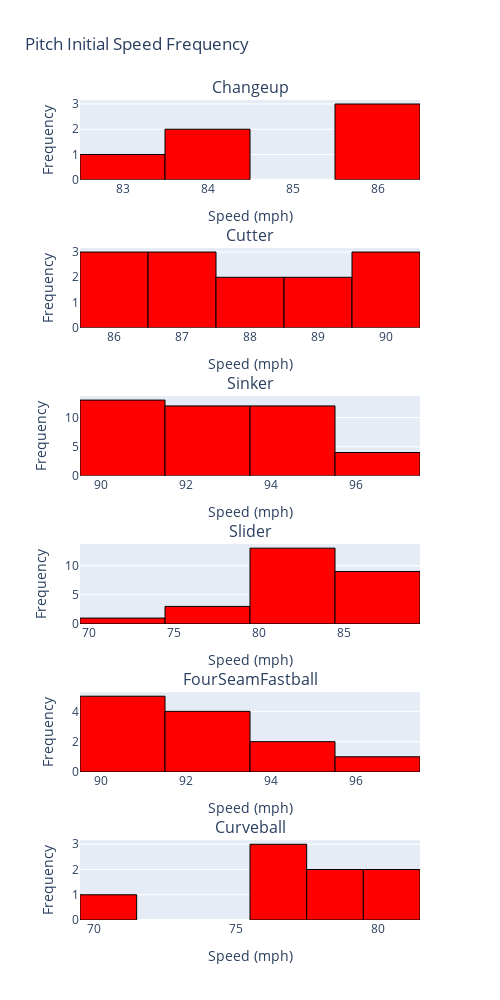

Here is the notebook cell this chart was saved with:
### Code cell
# Calculate the minimum and maximum speed
min_speed = min(min(speed) for speed in pitch_speed)
max_speed = max(max(speed) for speed in pitch_speed)

# Create subplots
fig = make_subplots(rows=len(pitch_type_types), cols=1, subplot_titles=pitch_type_types)

# Add histograms to subplots
for i in range(len(pitch_type_types)):
    hist = go.Histogram(
        x=pitch_speed[i],
        nbinsx=6,
        marker_color='red',
        marker_line_color='black',
        marker_line_width=1
    )

    fig.add_trace(hist, row=i+1, col=1)

    # Update x and y axis labels for each subplot
    fig.update_xaxes(title_text="Speed (mph)", row=i+1, col=1)
    fig.update_yaxes(title_text="Frequency", row=i+1, col=1)

# Update layout
fig.update_layout(
    height=1000,  # Adjust height as needed
    width=500,   # Adjust width as needed
    title_text='Pitch Initial Speed Frequency',
    showlegend=False
)

fig.show()

### Figure 1 — Plotly figure (JSON) as saved in the notebook; plotly's stock layout.template omitted (floating-point values rounded to 4 significant figures)
{"data": [{"marker": {"color": "red", "line": {"color": "black", "width": 1}}, "nbinsx": 6, "type": "histogram", "x": [86, 83, 84, 86, 86, 84], "xaxis": "x", "yaxis": "y"}, {"marker": {"color": "red", "line": {"color": "black", "width": 1}}, "nbinsx": 6, "type": "histogram", "x": [88, 87, 90, 90, 90, 86, 87, 87, 89, 86, 89, 86, 88], "xaxis": "x2", "yaxis": "y2"}, {"marker": {"color": "red", "line": {"color": "black", "width": 1}}, "nbinsx": 6, "type": "histogram", "x": [95, 93, 95, 90, 96, 92, 92, 95, 94, 97, 91, 90, 96, 91, 91, 90, 93, 95, 95, 95, 96, 91, 92, 92, 95, 92, 92, 92, 95, 90, 94, 95, 91, 92, 91, 91, 92, 91, 95, 90, 92], "xaxis": "x3", "yaxis": "y3"}, {"marker": {"color": "red", "line": {"color": "black", "width": 1}}, "nbinsx": 6, "type": "histogram", "x": [83, 80, 86, 82, 86, 71, 80, 79, 84, 80, 84, 87, 85, 83, 87, 79, 83, 84, 82, 84, 86, 79, 82, 86, 86, 85], "xaxis": "x4", "yaxis": "y4"}, {"marker": {"color": "red", "line": {"color": "black", "width": 1}}, "nbinsx": 6, "type": "histogram", "x": [93, 93, 90, 97, 92, 91, 93, 91, 91, 94, 94, 91], "xaxis": "x5", "yaxis": "y5"}, {"marker": {"color": "red", "line": {"color": "black", "width": 1}}, "nbinsx": 6, "type": "histogram", "x": [71, 79, 77, 77, 80, 80, 78, 77], "xaxis": "x6", "yaxis": "y6"}], "layout": {"annotations": [{"font": {"size": 16}, "showarrow": false, "text": "Changeup", "x": 0.5, "xanchor": "center", "xref": "paper", "y": 1.0, "yanchor": "bottom", "yref": "paper"}, {"font": {"size": 16}, "showarrow": false, "text": "Cutter", "x": 0.5, "xanchor": "center", "xref": "paper", "y": 0.8194, "yanchor": "bottom", "yref": "paper"}, {"font": {"size": 16}, "showarrow": false, "text": "Sinker", "x": 0.5, "xanchor": "center", "xref": "paper", "y": 0.6389, "yanchor": "bottom", "yref": "paper"}, {"font": {"size": 16}, "showarrow": false, "text": "Slider", "x": 0.5, "xanchor": "center", "xref": "paper", "y": 0.4583, "yanchor": "bottom", "yref": "paper"}, {"font": {"size": 16}, "showarrow": false, "text": "FourSeamFastball", "x": 0.5, "xanchor": "center", "xref": "paper", "y": 0.2778, "yanchor": "bottom", "yref": "paper"}, {"font": {"size": 16}, "showarrow": false, "text": "Curveball", "x": 0.5, "xanchor": "center", "xref": "paper", "y": 0.09722, "yanchor": "bottom", "yref": "paper"}], "height": 1000, "showlegend": false, "title": {"text": "Pitch Initial Speed Frequency"}, "width": 500, "xaxis": {"anchor": "y", "domain": [0, 1], "title": {"text": "Speed (mph)"}}, "xaxis2": {"anchor": "y2", "domain": [0, 1], "title": {"text": "Speed (mph)"}}, "xaxis3": {"anchor": "y3", "domain": [0, 1], "title": {"text": "Speed (mph)"}}, "xaxis4": {"anchor": "y4", "domain": [0, 1], "title": {"text": "Speed (mph)"}}, "xaxis5": {"anchor": "y5", "domain": [0, 1], "title": {"text": "Speed (mph)"}}, "xaxis6": {"anchor": "y6", "domain": [0, 1], "title": {"text": "Speed (mph)"}}, "yaxis": {"anchor": "x", "domain": [0.9028, 1.0], "title": {"text": "Frequency"}}, "yaxis2": {"anchor": "x2", "domain": [0.7222, 0.8194], "title": {"text": "Frequency"}}, "yaxis3": {"anchor": "x3", "domain": [0.5417, 0.6389], "title": {"text": "Frequency"}}, "yaxis4": {"anchor": "x4", "domain": [0.3611, 0.4583], "title": {"text": "Frequency"}}, "yaxis5": {"anchor": "x5", "domain": [0.1806, 0.2778], "title": {"text": "Frequency"}}, "yaxis6": {"anchor": "x6", "domain": [0, 0.09722], "title": {"text": "Frequency"}}}}
